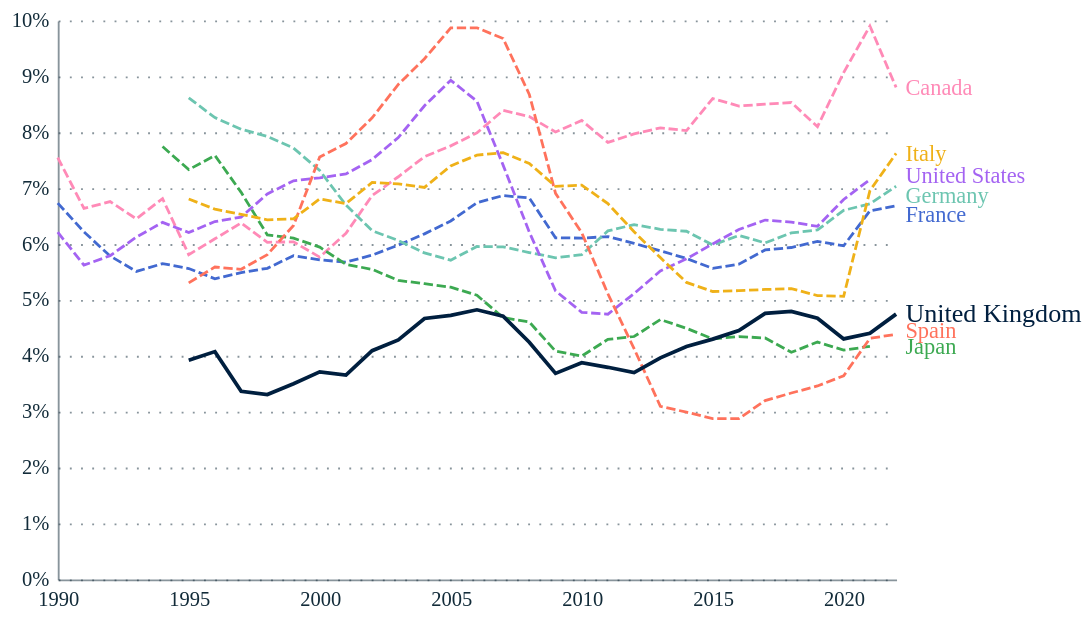

Here is the Vega-Lite specification saved for this chart:
### Vega-Lite specification from a JSON file in a GitHub repository (floating-point values rounded to 4 significant figures; data arrays with more than 128 entries replaced by an {"elided": "..."} marker saying what was removed)
{"config": {"font": "Circular Std", "mark": {"line": {"interpolate": "linear"}}, "view": {"stroke": "transparent", "width": 400, "height": 300}, "range": {"category": ["#179fdb", "#e6224b", "#f4c245", "#122b39", "#eb5c2e", "#36b7b4"], "diverging": ["#E6224B", "#E54753", "#C9C9C9", "#179FDB", "#122B39"], "heatmap": ["#C9C9C9", "#179FDB", "#0063AF", "#122B39"], "ordinal": ["#00A767", "#36B7B4", "#179FDB", "#0063AF", "#243B5A"]}, "axisX": {"labelColor": "#122b39", "tickColor": "#122b39", "domainColor": "#122b39", "domainOpacity": 0.5, "gridOpacity": 0, "labelFont": "Circular Std", "labelAngle": 0, "labelAlign": "center", "labelFontSize": 11, "labelPadding": 5, "tickCount": 10, "tickSize": 0, "title": ""}, "axisY": {"labelColor": "#122b39", "labelFont": "Circular Std", "tickColor": "#122b39", "domainColor": "#122b39", "gridColor": "#122b39", "gridDash": [1, 5], "gridOpacity": 0.5, "labelPadding": 5, "labelFontSize": 11, "domainOpacity": 0.5, "tickSize": 0, "title": null, "titleAlign": "left", "titleAngle": 0, "titleBaseline": "bottom", "titleColor": "#122b39", "titleOpacity": 0.9, "titleX": 0, "titleY": -7}}, "layer": [{"mark": {"type": "line"}, "encoding": {"color": {"field": "Country", "legend": null, "scale": {"domain": ["United Kingdom", "France", "Italy", "Spain", "Germany", "Japan", "Canada", "United States", "Australia", "South Korea"], "range": ["#001f3f", "#4269d0", "#efb118", "#ff725c", "#6cc5b0", "#3ca951", "#ff8ab7", "#a463f2", "#97bbf5", "#9c6b4e"]}, "type": "nominal"}, "size": {"condition": {"test": "(datum.LOCATION === 'GBR')", "value": 2}, "value": 1.5}, "strokeDash": {"condition": {"test": "(datum.LOCATION === 'GBR')", "value": [0, 0]}, "value": [5, 2]}, "x": {"field": "Time", "title": "", "type": "temporal"}, "y": {"axis": {"format": "%"}, "field": "Value", "title": "", "type": "quantitative"}}}, {"mark": {"type": "text", "align": "left", "dx": 5, "dy": {"expr": "{\"Germany\": 5, \"France\": 5, \"United States\": -2, \"Spain\": -2}[datum.Country]"}}, "encoding": {"color": {"field": "Country", "legend": null, "scale": {"domain": ["United Kingdom", "France", "Italy", "Spain", "Germany", "Japan", "Canada", "United States", "Australia", "South Korea"], "range": ["#001f3f", "#4269d0", "#efb118", "#ff725c", "#6cc5b0", "#3ca951", "#ff8ab7", "#a463f2", "#97bbf5", "#9c6b4e"]}, "type": "nominal"}, "size": {"condition": {"test": "(datum.LOCATION === 'GBR')", "value": 14}, "value": 12}, "text": {"field": "label", "type": "nominal"}, "x": {"value": 450}, "y": {"axis": {"format": "%"}, "field": "Value", "title": "", "type": "quantitative"}}}], "data": {"name": "data-b55602b9cff4765ceea129d12d7d9134"}, "height": 300, "width": 450, "$schema": "https://vega.github.io/schema/vega-lite/v5.8.0.json", "datasets": {"data-b55602b9cff4765ceea129d12d7d9134": {"elided": "238 records"}}}
